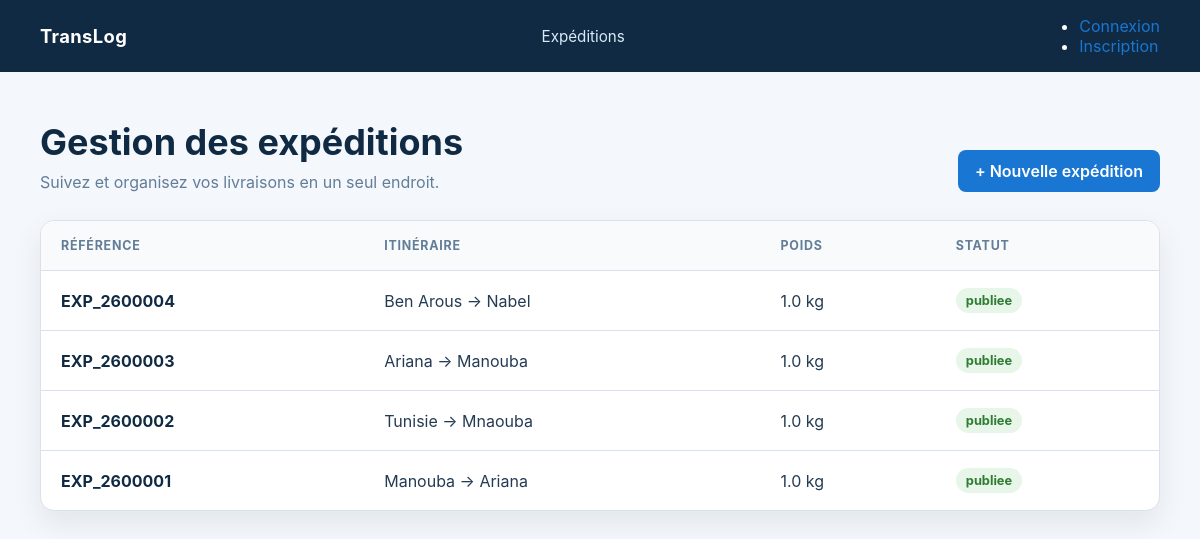
The app's page /expidation/list/, older data.
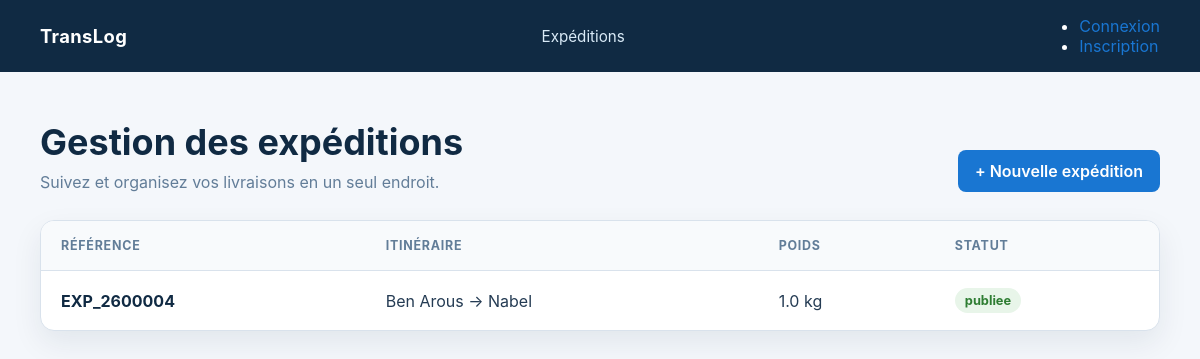
The same page, newer data.
### ExpidationApp/models.py (models this page shows, shortened)
class expedition(models.Model):
    entreprise = models.ForeignKey('EntrepriseApp.Enterprise',on_delete=models.CASCADE,related_name='expeditions')
    reference = models.CharField(max_length=20, unique=True, editable=False)
    ville_depart = models.CharField(max_length=100)
    ville_arrivee = models.CharField(max_length=100)
    poids_kg = models.FloatField(validators=[
        MinValueValidator(1,"Le poids ne peut pas etre negative")
    ])
    date_souhaitee = models.DateTimeField()
    description = models.TextField()
    status = models.CharField(max_length=20,choices=[
        ('p','publiee'),
        ('a','attribuee'),
        ('ec','en_cours'),
        ('l','livree'),
        ('an','annulee')
    ],default='p')
    created_at = models.DateTimeField(auto_now_add=True)
    updated_at = models.DateTimeField(auto_now=True)

### ExpidationApp/views.py (the view)
# urls.py: path('list/', ListExpidation, name="list"),
def ListExpidation(request):
    liste = expedition.objects.filter(status='p').order_by('-created_at')
    return render(request, "expidation/list.html",{"list":liste})

### Templates/expidation/list.html (shortened to what this page needs)
{% load static %}
<!DOCTYPE html>
<html lang="fr">
<head>
    <link rel="stylesheet" href="{% static 'css/expedition.css' %}">
</head>
<body>
    <nav class="topbar">
        <div class="topbar-inner">
            <a class="brand" href="{% url 'Expidation:listview' %}">TransLog</a>
            <nav><a href="{% url 'Expidation:listview' %}">Expéditions</a></nav>
            <ul class="user-menu">
                {% if user.is_authenticated %}
                    <li><span>Bonjour, {{ user.username }}</span></li>
                    <form method="post" action="{% url 'logout' %}">
                        {% csrf_token %}
                        <button type="submit">Déconnexion</button>
                    </form>
                {% else %}
                    <li><a href="{% url 'login' %}">Connexion</a></li>
                    <li><a href="{% url 'register' %}">Inscription</a></li>
                {% endif %}
            </ul>
        </div>
    </nav>
    <main class="container">
        <div class="page-heading">
            <div>
                <h1>Gestion des expéditions</h1>
                <p class="subtitle">Suivez et organisez vos livraisons en un seul endroit.</p>
            </div>
            <a class="button button-primary" href="{% url 'Expidation:add' %}">+ Nouvelle expédition</a>
        </div>
        {% if list %}
            <div class="card table-wrap">
                <table class="expedition-table">
                    <thead>
                        <tr>
                            <th>Référence</th><th>Itinéraire</th><th>Poids</th><th>Statut</th>
                        </tr>
                    </thead>
                    <tbody>
                        {% for expedition in list %}
                            <tr>
                                <td><a class="reference" href="{% url 'Expidation:detail' expedition.pk %}">{{ expedition.reference }}</a></td>
                                <td>{{ expedition.ville_depart }} → {{ expedition.ville_arrivee }}</td>
                                <td>{{ expedition.poids_kg }} kg</td>
                                <td><span class="status">{{ expedition.get_status_display }}</span></td>
                            </tr>
                        {% endfor %}
                    </tbody>
                </table>
            </div>
        {% else %}
            <div class="empty-state">
                <h2>Aucune expédition</h2>
                <p>Créez votre première expédition pour commencer.</p>
                <a class="button button-primary" href="{% url 'Expidation:add' %}">Créer une expédition</a>
            </div>
        {% endif %}
    </main>
</body>
</html>

Row changes from the older to the newer data that the page shows:
no longer on this page (row edited): expedition: reference "EXP_2600003", ville_depart "Ariana", ville_arrivee "Manouba", poids_kg "1.0", status "publiee"
no longer on this page (row edited): expedition: reference "EXP_2600002", ville_depart "Tunisie", ville_arrivee "Mnaouba", poids_kg "1.0", status "publiee"
no longer on this page (row edited): expedition: reference "EXP_2600001", ville_depart "Manouba", ville_arrivee "Ariana", poids_kg "1.0", status "publiee"
